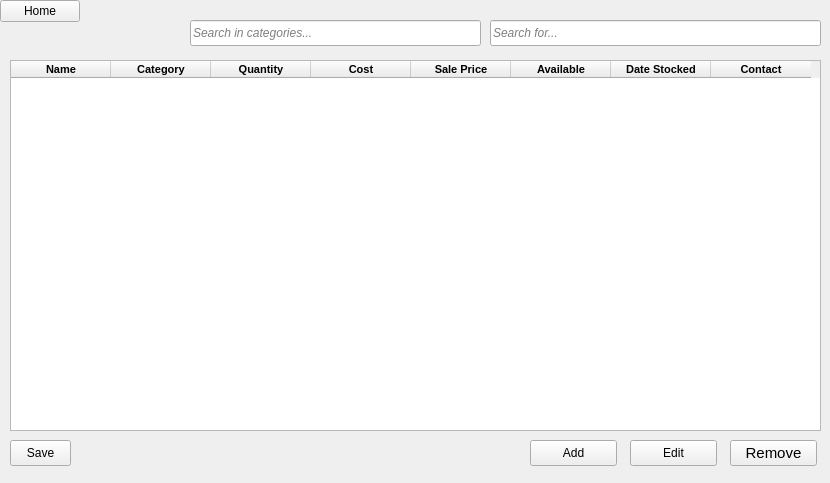
<?xml version="1.0" encoding="UTF-8"?>
<ui version="4.0">
 <class>InventoryWidget</class>
 <widget class="QWidget" name="InventoryWidget">
  <property name="geometry">
   <rect>
    <x>0</x>
    <y>0</y>
    <width>830</width>
    <height>483</height>
   </rect>
  </property>
  <property name="windowTitle">
   <string>Form</string>
  </property>
  <widget class="QTableWidget" name="tableWidget">
   <property name="enabled">
    <bool>true</bool>
   </property>
   <property name="geometry">
    <rect>
     <x>10</x>
     <y>60</y>
     <width>811</width>
     <height>371</height>
    </rect>
   </property>
   <property name="font">
    <font>
     <family>Tahoma</family>
     <pointsize>8</pointsize>
     <bold>true</bold>
    </font>
   </property>
   <property name="editTriggers">
    <set>QAbstractItemView::EditTrigger::AnyKeyPressed|QAbstractItemView::EditTrigger::DoubleClicked|QAbstractItemView::EditTrigger::EditKeyPressed</set>
   </property>
   <property name="sortingEnabled">
    <bool>true</bool>
   </property>
   <attribute name="horizontalHeaderCascadingSectionResizes">
    <bool>true</bool>
   </attribute>
   <attribute name="horizontalHeaderMinimumSectionSize">
    <number>0</number>
   </attribute>
   <attribute name="horizontalHeaderDefaultSectionSize">
    <number>100</number>
   </attribute>
   <attribute name="horizontalHeaderShowSortIndicator" stdset="0">
    <bool>true</bool>
   </attribute>
   <attribute name="horizontalHeaderStretchLastSection">
    <bool>false</bool>
   </attribute>
   <attribute name="verticalHeaderCascadingSectionResizes">
    <bool>true</bool>
   </attribute>
   <attribute name="verticalHeaderStretchLastSection">
    <bool>false</bool>
   </attribute>
   <column>
    <property name="text">
     <string>Name</string>
    </property>
   </column>
   <column>
    <property name="text">
     <string>Category</string>
    </property>
   </column>
   <column>
    <property name="text">
     <string>Quantity</string>
    </property>
   </column>
   <column>
    <property name="text">
     <string>Cost</string>
    </property>
   </column>
   <column>
    <property name="text">
     <string>Sale Price</string>
    </property>
   </column>
   <column>
    <property name="text">
     <string>Available</string>
    </property>
   </column>
   <column>
    <property name="text">
     <string>Date Stocked</string>
    </property>
   </column>
   <column>
    <property name="text">
     <string>Contact</string>
    </property>
   </column>
  </widget>
  <widget class="QPushButton" name="saveButton">
   <property name="geometry">
    <rect>
     <x>10</x>
     <y>440</y>
     <width>61</width>
     <height>26</height>
    </rect>
   </property>
   <property name="text">
    <string>Save</string>
   </property>
   <property name="icon">
    <iconset>
     <normaloff>../Inventory/icons/save.svg</normaloff>../Inventory/icons/save.svg</iconset>
   </property>
  </widget>
  <widget class="QPushButton" name="addItemButton">
   <property name="geometry">
    <rect>
     <x>530</x>
     <y>440</y>
     <width>87</width>
     <height>26</height>
    </rect>
   </property>
   <property name="text">
    <string>Add</string>
   </property>
   <property name="icon">
    <iconset>
     <normaloff>../Inventory/icons/plus.svg</normaloff>../Inventory/icons/plus.svg</iconset>
   </property>
  </widget>
  <widget class="QPushButton" name="editItemButton">
   <property name="geometry">
    <rect>
     <x>630</x>
     <y>440</y>
     <width>87</width>
     <height>26</height>
    </rect>
   </property>
   <property name="text">
    <string>Edit</string>
   </property>
   <property name="icon">
    <iconset>
     <normaloff>../Inventory/icons/edit.svg</normaloff>../Inventory/icons/edit.svg</iconset>
   </property>
  </widget>
  <widget class="QPushButton" name="removeItemButton">
   <property name="geometry">
    <rect>
     <x>730</x>
     <y>440</y>
     <width>87</width>
     <height>26</height>
    </rect>
   </property>
   <property name="font">
    <font>
     <pointsize>11</pointsize>
    </font>
   </property>
   <property name="text">
    <string>Remove</string>
   </property>
   <property name="icon">
    <iconset>
     <normaloff>../Inventory/icons/trash-2.svg</normaloff>../Inventory/icons/trash-2.svg</iconset>
   </property>
  </widget>
  <widget class="QLineEdit" name="searchKeyBar">
   <property name="geometry">
    <rect>
     <x>490</x>
     <y>20</y>
     <width>331</width>
     <height>26</height>
    </rect>
   </property>
   <property name="font">
    <font>
     <italic>true</italic>
    </font>
   </property>
   <property name="placeholderText">
    <string>Search for...</string>
   </property>
  </widget>
  <widget class="QPushButton" name="homeButton">
   <property name="text">
    <string>Home</string>
   </property>
   <property name="icon">
    <iconset>
     <normaloff>../Inventory/icons/home.svg</normaloff>../Inventory/icons/home.svg</iconset>
   </property>
  </widget>
  <widget class="QLineEdit" name="searchCategoryBar">
   <property name="geometry">
    <rect>
     <x>190</x>
     <y>20</y>
     <width>291</width>
     <height>26</height>
    </rect>
   </property>
   <property name="font">
    <font>
     <italic>true</italic>
    </font>
   </property>
   <property name="placeholderText">
    <string>Search in categories...</string>
   </property>
  </widget>
 </widget>
 <resources/>
 <connections/>
</ui>
